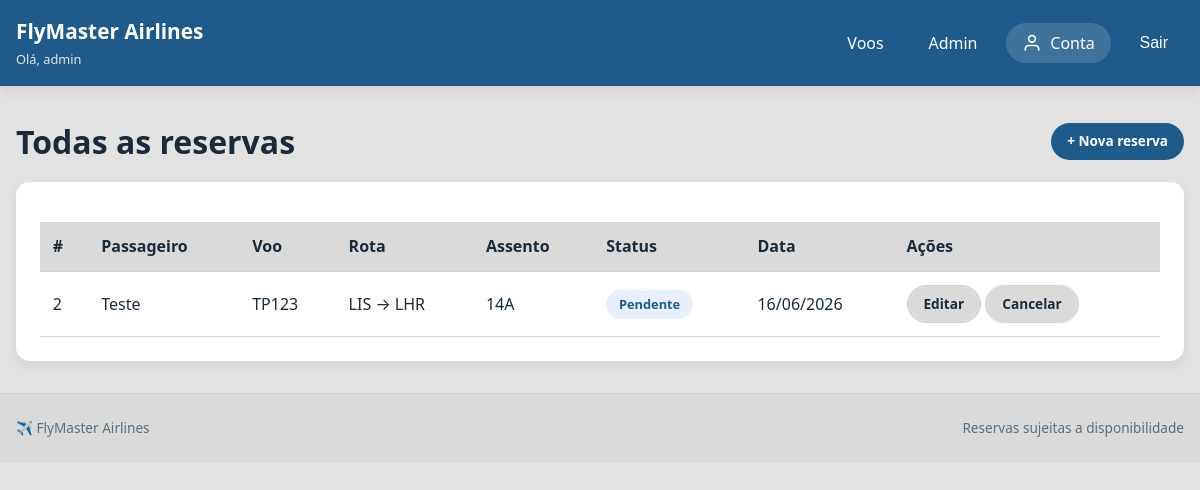
/reservas/ (signed in), run on an earlier commit of the app's database.
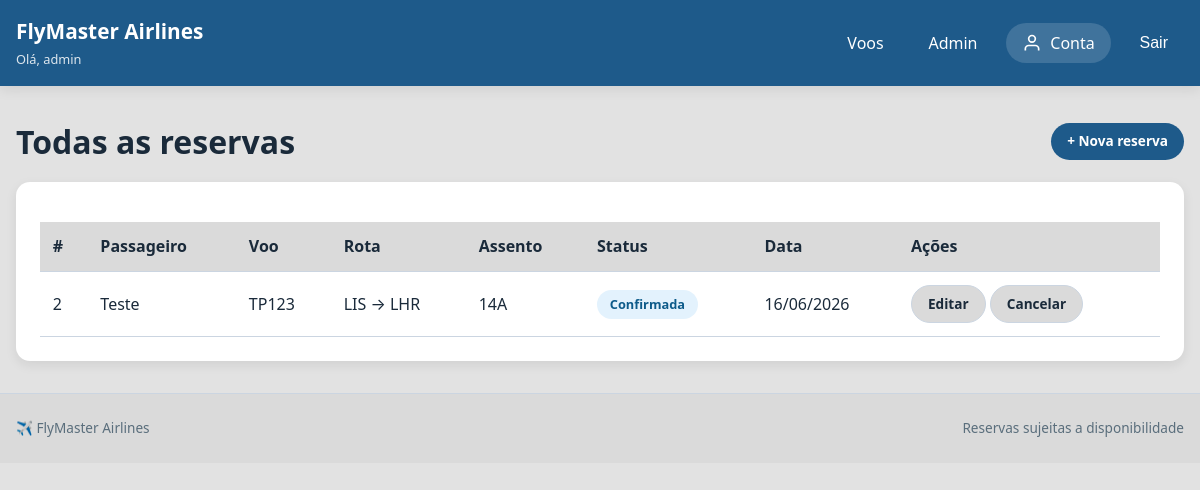
And on a later commit of the database.
### voos/models.py (models this page shows, shortened)
class Reserva(models.Model):
    STATUS = [
        ('pendente',   'Pendente'),
        ('confirmada', 'Confirmada'),
        ('cancelada',  'Cancelada'),
    ]
    CLASSE = [
        ('económica', 'Económica'),
        ('executiva', 'Executiva'),
    ]
    voo            = models.ForeignKey(Voo, on_delete=models.CASCADE)
    passageiro     = models.ForeignKey(Passageiro, on_delete=models.CASCADE)
    data_reserva   = models.DateTimeField(auto_now_add=True)
    status         = models.CharField(max_length=20, choices=STATUS, default='pendente')
    numero_assento = models.CharField(max_length=5)  # ex: 12A
    classe_voo     = models.CharField(max_length=20, choices=CLASSE, default='económica')
    class Meta:
        unique_together = ('voo', 'numero_assento')

class Passageiro(models.Model):
    nome         = models.CharField(max_length=100)
    email        = models.EmailField(unique=True)
    telefone     = models.CharField(max_length=15)
    documento    = models.CharField(max_length=20, unique=True)
    data_criacao = models.DateTimeField(auto_now_add=True)

class Voo(models.Model):
    numero               = models.CharField(max_length=10, unique=True)  # ex: TP123
    companhia            = models.ForeignKey(Companhia, on_delete=models.CASCADE)
    origem               = models.ForeignKey(Aeroporto, on_delete=models.CASCADE, related_name='saidas')
    destino              = models.ForeignKey(Aeroporto, on_delete=models.CASCADE, related_name='chegadas')
    data_partida         = models.DateTimeField()
    data_chegada         = models.DateTimeField()
    lugares_disponiveis  = models.IntegerField()
    preco                = models.DecimalField(max_digits=8, decimal_places=2)

class Aeroporto(models.Model):
    codigo = models.CharField(max_length=3, unique=True)
    nome   = models.CharField(max_length=150, blank=True)
    cidade = models.CharField(max_length=100)
    pais   = models.CharField(max_length=100)

### voos/views.py (the view)
# urls.py: path('reservas/', views.ReservaListView.as_view(), name='reserva-list'),
class ReservaListView(LoginRequiredMixin, ListView):
    model               = Reserva
    template_name       = 'Voos/reserva_list.html'
    context_object_name = 'reservas'
    paginate_by         = 20
    login_url           = reverse_lazy('voos:login')

### voos/context_processors.py (called while the page is built)
def gestor_status(request):
    is_gestor = (
        request.user.is_authenticated and (
            request.user.is_superuser or
            request.user.groups.filter(name='gestor').exists()
        )
    )
    return {'is_gestor': is_gestor}

### voos/templates/Voos/reserva_list.html (shortened to what this page needs)
{% extends 'Voos/base.html' %}
{% block content %}
<main class="container" style="margin-top:2rem;">
    <div class="page-actions" style="margin-bottom:1rem; display:flex; justify-content:space-between; align-items:center;">
        <h1>Todas as reservas</h1>
        <a href="{% url 'voos:reserva-create' %}" class="btn btn-primary btn-sm">+ Nova reserva</a>
    </div>
    <div class="panel">
        <div class="table-wrap">
            <table class="data-table">
                <thead>
                    <tr><th>#</th><th>Passageiro</th><th>Voo</th><th>Rota</th><th>Assento</th><th>Status</th><th>Data</th><th>Ações</th></tr>
                </thead>
                <tbody>
                    {% for r in reservas %}
                    <tr>
                        <td>{{ r.pk }}</td>
                        <td>{{ r.passageiro.nome }}</td>
                        <td>{{ r.voo.numero }}</td>
                        <td>{{ r.voo.origem.codigo }} → {{ r.voo.destino.codigo }}</td>
                        <td>{{ r.numero_assento }}</td>
                        <td>
                            <span class="status-badge
                                {% if r.status == 'confirmada' %}status-available
                                {% elif r.status == 'cancelada' %}status-pending
                                {% else %}status-info{% endif %}">
                                {{ r.get_status_display }}
                            </span>
                        </td>
                        <td>{{ r.data_reserva|date:"d/m/Y" }}</td>
                        <td>
                            <a href="{% url 'voos:reserva-update' r.pk %}" class="btn btn-light btn-sm">Editar</a>
                            <a href="{% url 'voos:reserva-delete' r.pk %}" class="btn btn-light btn-sm">Cancelar</a>
                        </td>
                    </tr>
                    {% empty %}
                    <tr><td colspan="8" class="muted">Sem reservas registadas.</td></tr>
                    {% endfor %}
                </tbody>
            </table>
        </div>
    </div>
</main>
{% endblock %}

What changed in the data, as far as the page shows it:
changed Reserva "Teste": status "Pendente" → "Confirmada"
